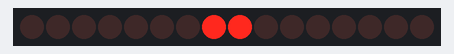
Simulated run of this sketch. Board: Arduino Uno, built with avr-gcc and run on an emulated ATmega328P. Parts: 16 shift-register outputs drawn as a row of LEDs (first output left, lit = HIGH). Wiring (inferred from the names in the program): 2 × shift register (74HC595): data pin 11; shift clock pin 12; latch pin 8. Wiring (inferred from the signals the program sends): row of LEDs: on Q0, Q1, Q2, Q3, Q4, Q5, Q6, Q7, Q8, Q9, Q10, Q11, Q12, Q13, Q14, Q15.

Above: at 0.03 s.
At 0.26 s:
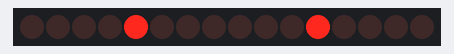
At 0.63 s:
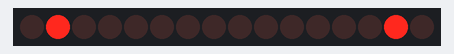
At 1.46 s:
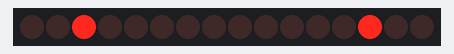
At 2.21 s:
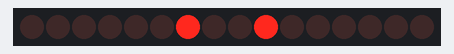
At 2.89 s:
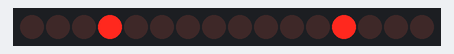
Timing chart, 0 to 3.2 s (numbered marks = the images above):
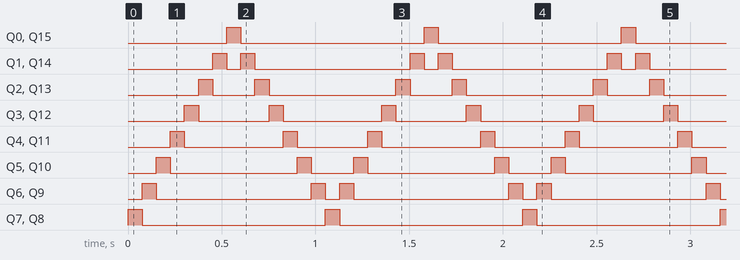

Measured:
- by itself, Q0, Q7, Q8, Q15: alternates HIGH for 0.08 s and LOW for 0.98 s
- by itself, Q1, Q14: repeats every 1.1 s: LOW 0.08 s, HIGH 0.08 s, LOW 0.83 s, HIGH 0.08 s
- by itself, Q2, Q13: repeats every 1.1 s: LOW 0.23 s, HIGH 0.08 s, LOW 0.68 s, HIGH 0.08 s
- by itself, Q3, Q12: repeats every 1.1 s: LOW 0.38 s, HIGH 0.08 s, LOW 0.53 s, HIGH 0.08 s
- by itself, Q4, Q11: repeats every 1.1 s: LOW 0.53 s, HIGH 0.08 s, LOW 0.38 s, HIGH 0.08 s
- by itself, Q5, Q10: repeats every 1.1 s: LOW 0.68 s, HIGH 0.08 s, LOW 0.23 s, HIGH 0.08 s
- by itself, Q6, Q9: repeats every 1.1 s: LOW 0.83 s, HIGH 0.08 s, LOW 0.08 s, HIGH 0.08 s

The sketch:

shiftreg_sweep.ino
```cpp
//Pin connected to ST_CP of 74HC595
int latchPin = 8;
//Pin connected to SH_CP of 74HC595
int clockPin = 12;
////Pin connected to DS of 74HC595
int dataPin = 11;

int seq1[14] = {1,2,4,8,16,32,64,128,64,32,16,8,4,2};  //The array for storing the
						// byte #1 value
int seq2[14] = {128,64,32,16,8,4,2,1,2,4,8,16,32,64};  //The array for storing the
						// byte #2 value

void setup()
{
    pinMode(dataPin, OUTPUT);       //Configure each IO Pin
    pinMode(latchPin, OUTPUT);
    pinMode(clockPin, OUTPUT);
}

void loop()
{
    for (int x = 0; x < 14; x++)         //Array Index
    {
        digitalWrite(latchPin, LOW);            //Pull latch LOW to start sending data
        shiftOut(dataPin, clockPin, MSBFIRST, seq1[x]);         //Send the data byte 1
        shiftOut(dataPin, clockPin, MSBFIRST, seq2[x]);         //Send the data byte 2
        digitalWrite(latchPin, HIGH);           //Pull latch HIGH to stop sending data
        delay(75);
    }
}
```
